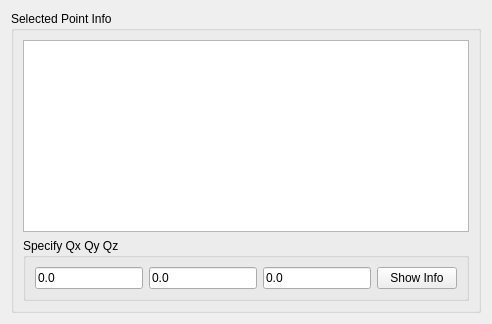
      <widget class="QWidget" name="PointInfo_tab">
       <attribute name="title">
        <string>Point Info</string>
       </attribute>
       <layout class="QGridLayout" name="gridLayout_3">
        <item row="0" column="0">
         <widget class="QGroupBox" name="SelectedPoint_grpbx">
          <property name="title">
           <string>Selected Point Info</string>
          </property>
          <layout class="QVBoxLayout" name="verticalLayout_2">
           <item>
            <widget class="QTableWidget" name="SelectedPoint_tbl"/>
           </item>
           <item>
            <widget class="QGroupBox" name="groupBox">
             <property name="title">
              <string>Specify Qx Qy Qz</string>
             </property>
             <layout class="QHBoxLayout" name="horizontalLayout">
              <item>
               <widget class="QLineEdit" name="Qx_ledt">
                <property name="toolTip">
                 <string>The X-coordinate of a point&lt;br&gt; of interest in reciprocal space specified in lab coordinates.</string>
                </property>
                <property name="text">
                 <string>0.0</string>
                </property>
               </widget>
              </item>
              <item>
               <widget class="QLineEdit" name="Qy_ledt">
                <property name="toolTip">
                 <string>The Y-coordinate of a point&lt;br&gt; of interest in reciprocal space specified in lab coordinates.</string>
                </property>
                <property name="text">
                 <string>0.0</string>
                </property>
               </widget>
              </item>
              <item>
               <widget class="QLineEdit" name="Qz_ledt">
                <property name="toolTip">
                 <string>The Z-coordinate of a point&lt;br&gt; of interest in reciprocal space specified in lab coordinates.</string>
                </property>
                <property name="text">
                 <string>0.0</string>
                </property>
               </widget>
              </item>
              <item>
               <widget class="QPushButton" name="ShowInfo_btn">
                <property name="toolTip">
                 <string>Press this after entering&lt;br&gt; Qx,Qy,Qz in lab coordinates to display information about that point in the Selected Point Info table.</string>
                </property>
                <property name="text">
                 <string>Show Info</string>
                </property>
               </widget>
              </item>
             </layout>
            </widget>
           </item>
          </layout>
         </widget>
        </item>
       </layout>
      </widget>
